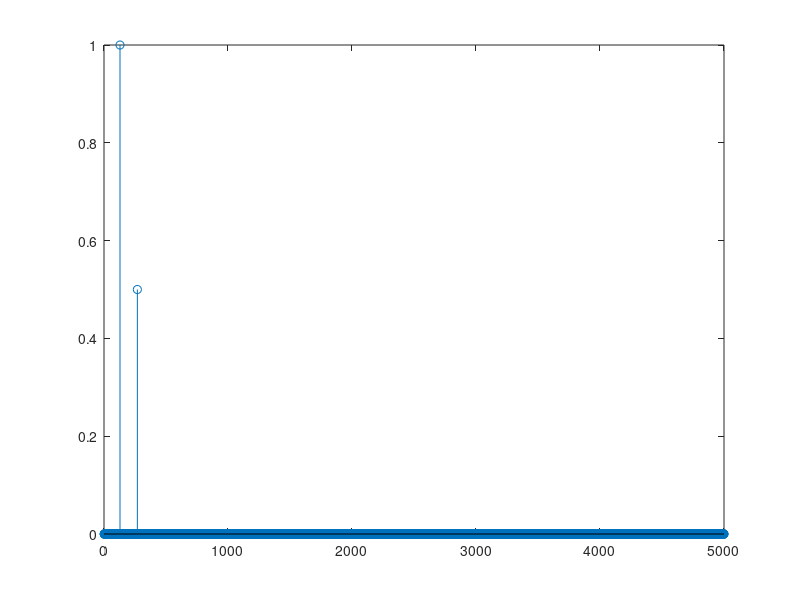

This figure's MATLAB source:
impulse = [1 zeros(1, 99)];
fs = 44100;
c = 340;
theta = 30;
% Position of the sound: x, y (only in 2D for the moment) in meters
x0 = 2;
y0 = 2;
% Listener
dx_l = 3;
dy_l = 2;
listener = [dx_l dy_l];
radius_list = 4;
% Direct sound
    dx = abs(x0 - dx_l);
    dy = abs(y0 - dy_l);
    distance = sqrt(dx*dx + dy*dy);
    delay = distance/c;
    m_direct = 1/distance;
    d_direct = floor(delay * fs);
% Number of reflections: n_reflections
n_reflections = 5000;
attenuation = 0.5;
h = zeros(1,n_reflections);
att_ray = 1;
delays = zeros(1, n_reflections+1);
delays(1) = d_direct;
k=2;
h(delays(1)) = m_direct;
mags = zeros(1, n_reflections);
% General equation of a line Ax+By+C=0
j=1;
walls = [0 1 -4; 1 0 -1; 0 1 -1; 1 0 -6];
for i=1:(n_reflections+1)
    l2 = [(sind(theta) - y0)  -(cosd(theta) - x0)  ((x0-cosd(theta))*y0 + (sind(theta)-y0)*x0)];
    while j < 5
        l1 = walls(j, :);
        % Intersection point
        intersection_x = det([l1(2:3); l2(2:3)])/det([l1(1:2); l2(1:2)]);
        intersection_y = det([l1(3) l1(1); l2(3) l2(1)])/det([l1(1:2); l2(1:2)]);
        % Jordan curve theorem: TODO
        if intersection_x <= -walls(4,3) && intersection_y <= -walls(1,3) && ...
                intersection_y >= -walls(3,3) && intersection_x >= -walls(2,3)
            a = [intersection_x intersection_y] - [x0 y0];
            b = listener - [x0 y0];
            dist_pointLine = abs( det([a-b;c-b]) )/norm(c-b) ;
            % Length of the ray
            dx = abs(x0-intersection_x);
            dy = abs(y0-intersection_y);
            dist = sqrt(dx*dx + dy*dy);
            % New source
            x0 = intersection_x;
            y0 = intersection_y;
            j = j + 5;
        end
        j = j+1;
    end
    % Let's check if the ray has crossed the receiver
    if dist_pointLine < radius_list
        delays(k) = ceil((dist/c) * fs);
        att_ray = att_ray * attenuation;
        mags(k) = att_ray;
        h(delays(k)) = att_ray;
        k=k+1;
    end
    j=1;
end

stem(h)